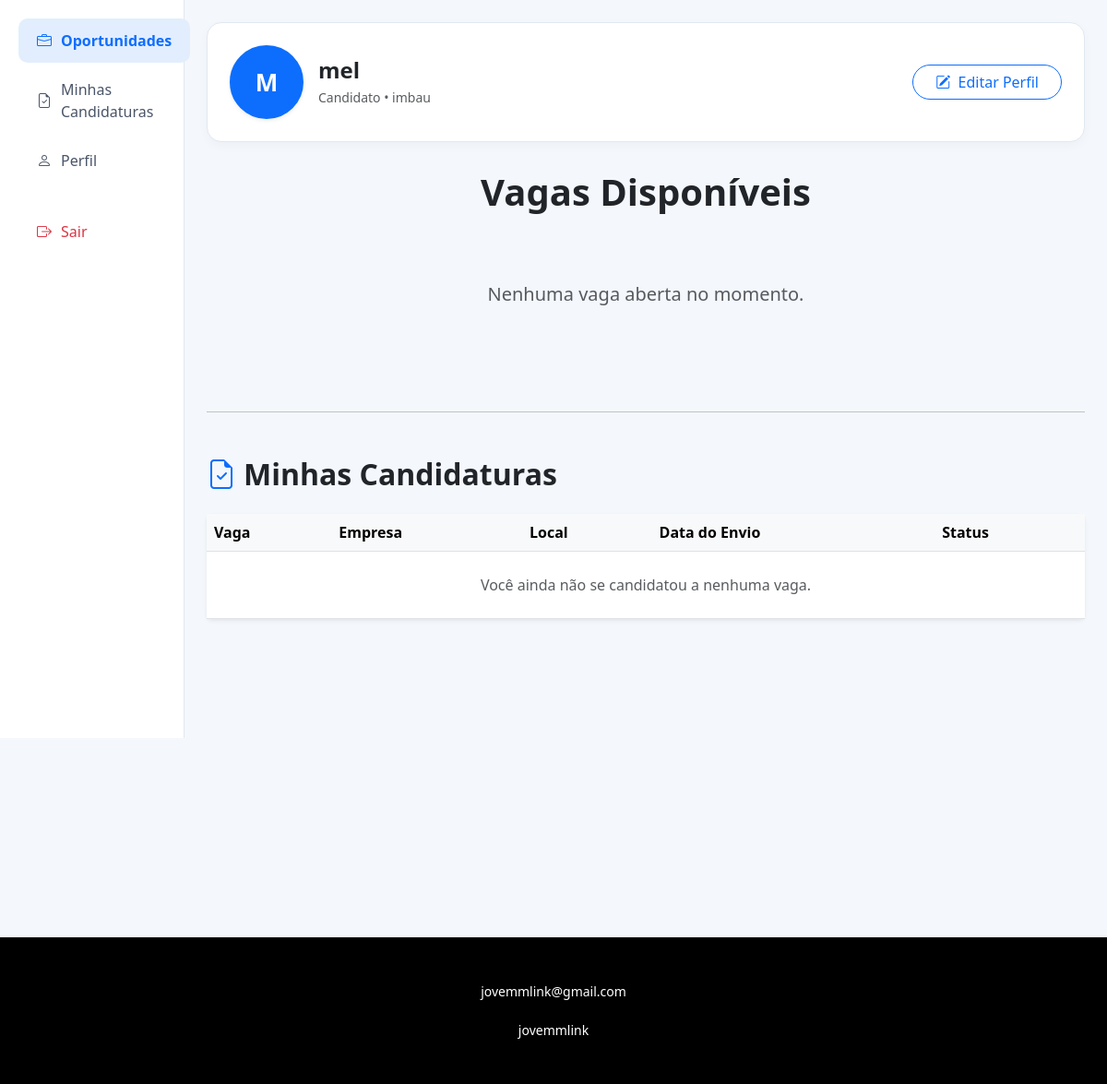
/listarVagas.php (signed in), run on an earlier commit of the app's database.
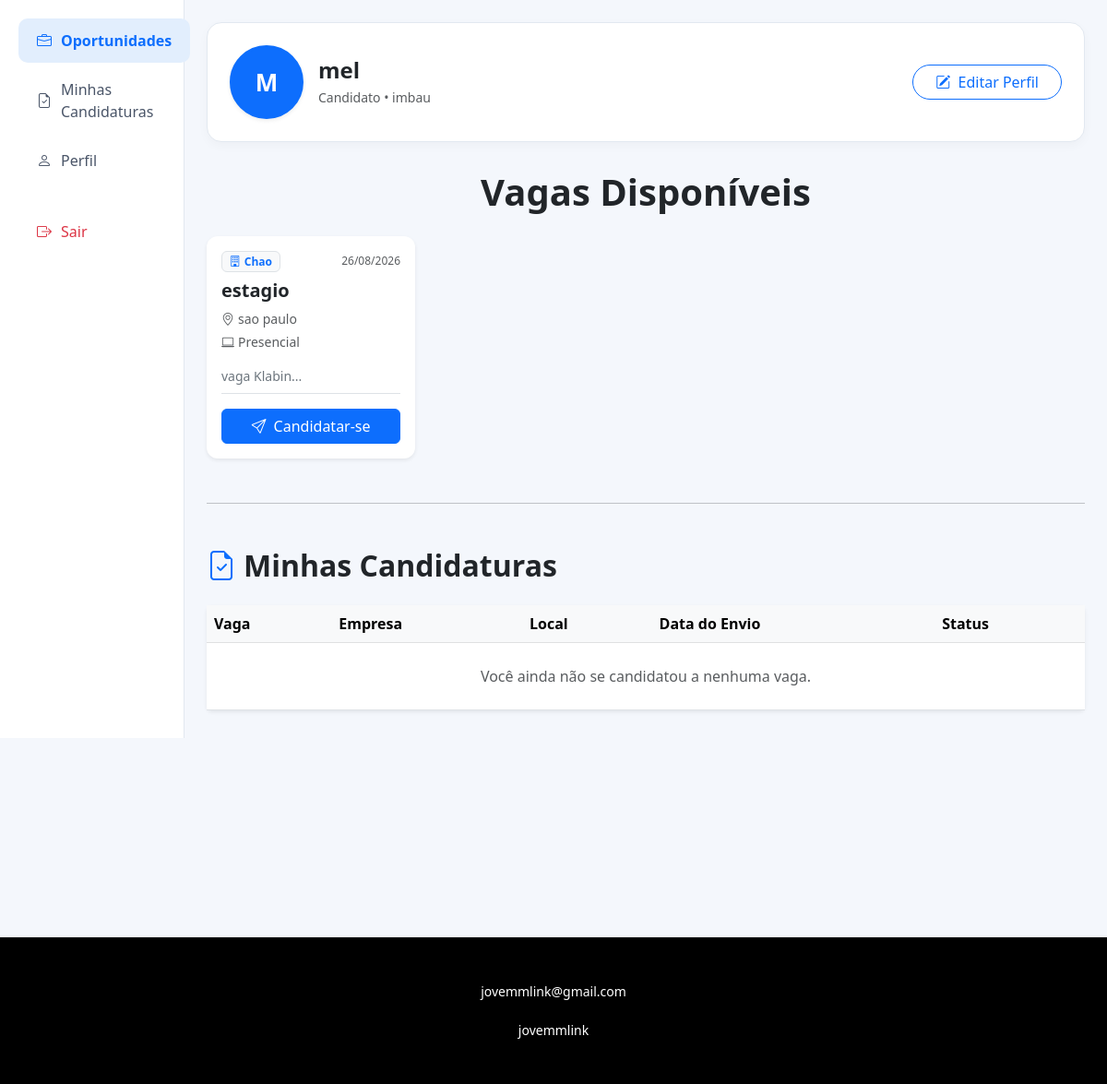
And on a later commit of the database.
### tables this page shows
CREATE TABLE `usuarios` (
  `idUsuario` int NOT NULL,
  `fotoUsuario` varchar(255) NOT NULL,
  `dataNascimentoUsuario` date NOT NULL,
  `nomeUsuario` varchar(100) NOT NULL,
  `cpfUsuario` varchar(14) NOT NULL,
  `emailUsuario` varchar(100) NOT NULL,
  `estadoUsuario` varchar(50) NOT NULL,
  `cidadeUsuario` varchar(50) NOT NULL,
  `senhaUsuario` varchar(100) NOT NULL,
  `nivelUsuario` varchar(20) DEFAULT 'usuario',
  `dataCadastro` timestamp NULL DEFAULT CURRENT_TIMESTAMP
);

CREATE TABLE `candidato` (
  `idCandidato` int NOT NULL,
  `fotoUsuario` varchar(255) DEFAULT NULL,
  `dataNascimentoUsuario` date DEFAULT NULL,
  `nomeUsuario` varchar(100) DEFAULT NULL,
  `cpfUsuario` varchar(14) DEFAULT NULL,
  `emailUsuario` varchar(100) DEFAULT NULL,
  `estadoUsuario` varchar(50) DEFAULT NULL,
  `cidadeUsuario` varchar(50) DEFAULT NULL,
  `senhaUsuario` varchar(255) DEFAULT NULL,
  `nivelUsuario` int DEFAULT NULL,
  `dataCadastro` datetime DEFAULT NULL
);

CREATE TABLE `vaga` (
  `idVaga` int NOT NULL,
  `idEmpresa` int NOT NULL,
  `tituloVaga` varchar(200) NOT NULL,
  `descricaoVaga` text NOT NULL,
  `requisitosVaga` text,
  `modalidadeVaga` varchar(50) DEFAULT 'Presencial',
  `salarioVaga` decimal(10,2) DEFAULT NULL,
  `cidadeVaga` varchar(100) DEFAULT NULL,
  `estadoVaga` varchar(2) DEFAULT NULL,
  `statusVaga` varchar(20) DEFAULT 'Ativa',
  `dataCriacao` datetime DEFAULT CURRENT_TIMESTAMP
);

CREATE TABLE `empresa` (
  `idEmpresa` int NOT NULL,
  `fotoEmpresa` varchar(255) DEFAULT NULL,
  `nomeEmpresa` varchar(250) NOT NULL,
  `razaoSocialEmpresa` varchar(250) NOT NULL,
  `dataFundacaoEmpresa` date DEFAULT NULL,
  `cnpjEmpresa` varchar(20) NOT NULL,
  `estadoEmpresa` varchar(2) DEFAULT NULL,
  `cidadeEmpresa` varchar(100) DEFAULT NULL,
  `emailEmpresa` varchar(150) NOT NULL,
  `senhaEmpresa` varchar(255) NOT NULL,
  `dataCadastro` datetime DEFAULT CURRENT_TIMESTAMP
);

### listarVagas.php (the view, shortened to what this page needs)
<?php
include "conexaoBD.php";
$idSessao = intval($_SESSION['idCandidato'] ?? $_SESSION['idUsuario'] ?? 0);
$emailSessao = mysqli_real_escape_string($conn, $_SESSION['emailUsuario'] ?? '');
$sqlBuscaDados = "SELECT c.*,
                         u.fotoUsuario AS fotoUser,
                         u.nomeUsuario AS nomeUser,
                         u.cidadeUsuario AS cidadeUser
                  FROM candidato c
                  LEFT JOIN usuarios u ON c.idCandidato = u.idUsuario OR c.emailUsuario = u.emailUsuario
                  WHERE c.idCandidato = '$idSessao' OR c.emailUsuario = '$emailSessao' OR u.idUsuario = '$idSessao'
                  LIMIT 1";
$resBusca = mysqli_query($conn, $sqlBuscaDados);
$dadosUsuario = [];
$idCandidatoValido = null;
if ($resBusca && mysqli_num_rows($resBusca) > 0) {
    $dadosUsuario = mysqli_fetch_assoc($resBusca);
    $idCandidatoValido = $dadosUsuario['idCandidato'] ?? $dadosUsuario['idUsuario'];
} else {
    $sqlUser = mysqli_query($conn, "SELECT * FROM usuarios WHERE idUsuario = '$idSessao' OR emailUsuario = '$emailSessao' LIMIT 1");
    if ($sqlUser && mysqli_num_rows($sqlUser) > 0) {
        $user = mysqli_fetch_assoc($sqlUser);
        $dadosUsuario = $user;
        $idCandidatoValido = $user['idUsuario'];
        $nome  = mysqli_real_escape_string($conn, $user['nomeUsuario'] ?? '');
        $email = mysqli_real_escape_string($conn, $user['emailUsuario'] ?? '');
        $senha = mysqli_real_escape_string($conn, $user['senhaUsuario'] ?? '');
        $insere = "INSERT INTO candidato (idCandidato, nomeUsuario, emailUsuario, senhaUsuario)
                   VALUES ('$idCandidatoValido', '$nome', '$email', '$senha')";
        mysqli_query($conn, $insere);
    }
}
$fotoCandidato = '';
$nomeCandidato = $dadosUsuario['nomeUsuario'] ?? $dadosUsuario['nomeUser'] ?? $_SESSION['nomeUsuario'] ?? 'Candidato';
$cidadeCandidato = $dadosUsuario['cidadeUsuario'] ?? $dadosUsuario['cidadeUser'] ?? 'Não informada';
$partesNome = explode(' ', trim($nomeCandidato));
$iniciais = strtoupper(substr($partesNome[0], 0, 1) . (isset($partesNome[1]) ? substr($partesNome[1], 0, 1) : ''));
$sqlVagas = "SELECT vaga.*, Empresa.nomeEmpresa
             FROM vaga
             INNER JOIN Empresa ON vaga.idEmpresa = Empresa.idEmpresa
             WHERE vaga.statusVaga = 'Ativa'
             ORDER BY vaga.idVaga DESC";
$resultadoVagas = mysqli_query($conn, $sqlVagas);
$sqlMinhasCandidaturas = "SELECT c.*, v.tituloVaga, v.cidadeVaga, v.estadoVaga, e.nomeEmpresa
                          FROM candidatura c
                          INNER JOIN vaga v ON c.idVaga = v.idVaga
                          INNER JOIN Empresa e ON v.idEmpresa = e.idEmpresa
                          WHERE c.idCandidato = '$idCandidatoValido'
                          ORDER BY c.dataCandidatura DESC";
$resMinhasCandidaturas = mysqli_query($conn, $sqlMinhasCandidaturas);
?>
<!DOCTYPE html>
<html lang="pt-br">
<head>
    <link href="https://cdn.jsdelivr.net/npm/bootstrap@5.3.0/dist/css/bootstrap.min.css" rel="stylesheet">
    <link rel="stylesheet" href="https://cdn.jsdelivr.net/npm/bootstrap-icons@1.11.0/font/bootstrap-icons.css">
</head>
<body>
<div class="container-fluid">
    <div class="row">
        <div class="col-md-2 sidebar">
            <nav class="nav flex-column px-2">
                <a class="nav-link active" href="listarVagas.php"><i class="bi bi-briefcase"></i> Oportunidades</a>
                <a class="nav-link" href="#minhas-candidaturas"><i class="bi bi-file-earmark-check"></i> Minhas Candidaturas</a>
                <a class="nav-link" href="PerfilCandidato.php"><i class="bi bi-person"></i> Perfil</a>
                <a class="nav-link text-danger mt-4" href="logoutUsuario.php"><i class="bi bi-box-arrow-right"></i> Sair</a>
            </nav>
        </div>
        <div class="col-md-10 p-4">
            <div class="card-profile d-flex justify-content-between align-items-center flex-wrap gap-3">
                <div class="d-flex align-items-center gap-3">
                    <div class="profile-img-container d-flex align-items-center justify-content-center bg-primary text-white fw-bold border border-3 border-primary shadow-sm" style="font-size: 26px;">
                        <?php if (!empty($fotoCandidato)): ?>
                            <img src="<?= htmlspecialchars($fotoCandidato) ?>" class="profile-img" alt="Foto do Candidato">
                        <?php else: ?>
                            <span class="user-select-none"><?= $iniciais ?: '<i class="bi bi-person fs-3"></i>' ?></span>
                        <?php endif; ?>
                    </div>
                    <div>
                        <h4 class="fw-bold mb-1 text-dark"><?= htmlspecialchars($nomeCandidato) ?></h4>
                        <div class="d-flex align-items-center gap-2">
                            <small class="text-muted">
                                Candidato • <?= htmlspecialchars($cidadeCandidato) ?>
                            </small>
                        </div>
                    </div>
                </div>
                <div>
                    <a href="editarPerfil.php" class="btn btn-outline-primary rounded-pill px-4">
                        <i class="bi bi-pencil-square me-1"></i> Editar Perfil
                    </a>
                </div>
            </div>
            <h1 class="text-center mb-4 fw-bold">Vagas Disponíveis</h1>
            <div class="row g-3 mb-5">
                <?php if ($resultadoVagas && mysqli_num_rows($resultadoVagas) > 0): ?>
                    <?php while ($vaga = mysqli_fetch_assoc($resultadoVagas)): ?>
                        <div class="col-md-3">
                            <div class="card h-100 shadow-sm border-0 vaga-card">
                                <div class="card-body d-flex flex-column justify-content-between p-3">
                                    <div>
                                        <div class="d-flex justify-content-between align-items-center mb-2">
                                            <span class="badge bg-light text-primary border">
                                                <i class="bi bi-building me-1"></i><?= htmlspecialchars($vaga['nomeEmpresa']) ?>
                                            </span>
                                            <small class="text-muted" style="font-size: 0.75rem;">
                                                <?= date('d/m/Y', strtotime($vaga['dataCriacao'])) ?>
                                            </small>
                                        </div>
                                        <h5 class="card-title fw-bold text-dark mb-2"><?= htmlspecialchars($vaga['tituloVaga']) ?></h5>
                                        <div class="small text-muted mb-3">
                                            <?php if (!empty($vaga['cidadeVaga'])): ?>
                                                <div class="mb-1"><i class="bi bi-geo-alt me-1"></i><?= htmlspecialchars($vaga['cidadeVaga']) ?></div>
                                            <?php endif; ?>
                                            <?php if (!empty($vaga['modalidadeVaga'])): ?>
                                                <div class="mb-1"><i class="bi bi-laptop me-1"></i><?= htmlspecialchars($vaga['modalidadeVaga']) ?></div>
                                            <?php endif; ?>
                                        </div>
                                        <p class="card-text text-secondary small">
                                            <?= htmlspecialchars(substr($vaga['descricaoVaga'], 0, 85)) ?>...
                                        </p>
                                    </div>
                                    <div class="pt-3 border-top mt-2">
                                        <button type="button"
                                                class="btn btn-primary w-100"
                                                data-bs-toggle="modal"
                                                data-bs-target="#modalCandidatura"
                                                data-idvaga="<?= $vaga['idVaga'] ?>"
                                                data-titulovaga="<?= htmlspecialchars($vaga['tituloVaga']) ?>">
                                            <i class="bi bi-send me-1"></i> Candidatar-se
                                        </button>
                                    </div>
                                </div>
                            </div>
                        </div>
                    <?php endwhile; ?>
                <?php else: ?>
                    <div class="col-12 text-center py-5">
                        <p class="text-muted fs-5">Nenhuma vaga aberta no momento.</p>
                    </div>
                <?php endif; ?>
            </div>
            <hr class="my-5">
            <h2 id="minhas-candidaturas" class="fw-bold mb-4"><i class="bi bi-file-earmark-check me-2 text-primary"></i>Minhas Candidaturas</h2>
            <div class="card shadow-sm border-0">
                <div class="card-body p-0">
                    <div class="table-responsive">
                        <table class="table table-hover align-middle mb-0">
                            <thead class="table-light">
                                <tr>
                                    <th>Vaga</th>
                                    <th>Empresa</th>
                                    <th>Local</th>
                                    <th>Data do Envio</th>
                                    <th>Status</th>
                                </tr>
                            </thead>
                            <tbody>
                                <?php if ($resMinhasCandidaturas && mysqli_num_rows($resMinhasCandidaturas) > 0): ?>
                                    <?php while ($cand = mysqli_fetch_assoc($resMinhasCandidaturas)): ?>
                                        <tr>
                                            <td class="fw-semibold text-dark"><?= htmlspecialchars($cand['tituloVaga']) ?></td>
                                            <td><?= htmlspecialchars($cand['nomeEmpresa']) ?></td>
                                            <td><?= htmlspecialchars($cand['cidadeVaga'] . ' - ' . $cand['estadoVaga']) ?></td>
                                            <td><?= date('d/m/Y H:i', strtotime($cand['dataCandidatura'])) ?></td>
                                            <td>
                                                <?php
                                                    $statusBadge = 'bg-warning text-dark';
                                                    if ($cand['statusCandidatura'] === 'Aprovado') $statusBadge = 'bg-success';
                                                    if ($cand['statusCandidatura'] === 'Recusado') $statusBadge = 'bg-danger';
                                                ?>
                                                <span class="badge <?= $statusBadge ?>"><?= htmlspecialchars($cand['statusCandidatura']) ?></span>
                                            </td>
                                        </tr>
                                    <?php endwhile; ?>
                                <?php else: ?>
                                    <tr>
                                        <td colspan="5" class="text-center py-4 text-muted">Você ainda não se candidatou a nenhuma vaga.</td>
                                    </tr>
                                <?php endif; ?>
                            </tbody>
                        </table>
                    </div>
                </div>
            </div>
        </div>
    </div>
</div>
<?php include "footer.php"; ?>
</body>
</html>

### footer.php (shortened to what this page needs)
        <br><br><br><br><br><br><br>
        <footer class="py-5 bg-black mt-5">
            <div class="container px-5"><p class="m-0 text-center text-white small">jovemmlink@gmail.com <br><br> jovemmlink</p></div>
        </footer>
    </body>
</html>

### listarVagas.php (style rules this page uses)
body { background-color: #f4f7fc; margin: 0; padding: 0; }
.sidebar { background-color: #ffffff; border-right: 1px solid #e2e8f0; min-height: 100vh; padding-top: 20px; }
.sidebar .nav-link { color: #4a5568; font-weight: 500; padding: 12px 20px; border-radius: 10px; margin-bottom: 5px; display: flex; align-items: center; gap: 10px; text-decoration: none; }
.sidebar .nav-link.active, .sidebar .nav-link:hover { background-color: #e2eefd; color: #0d6efd; font-weight: 600; }
.card-profile { background: #ffffff; border-radius: 16px; border: 1px solid #e2e8f0; padding: 24px; margin-bottom: 30px; box-shadow: 0 4px 12px rgba(0, 0, 0, 0.03); }
.profile-img-container { width: 80px; height: 80px; min-width: 80px; position: relative; border-radius: 50%; overflow: hidden; }
.vaga-card { transition: transform 0.2s; border-radius: 12px; }

What changed in the data, as far as the page shows it:
no longer on this page (row unchanged): usuarios: nomeUsuario "M", nomeUsuario "mel", cidadeUsuario "imbau"
added candidato: nomeUsuario "M", nomeUsuario "mel", usuarios.cidadeUsuario "imbau"
added vaga: idEmpresa.nomeEmpresa "Chao", dataCriacao "26/08/2026", tituloVaga "estagio", cidadeVaga "sao paulo", modalidadeVaga "Presencial", descricaoVaga "vaga Klabin"
Also different on the page:
text no longer shown: "Nenhuma vaga aberta no momento."
